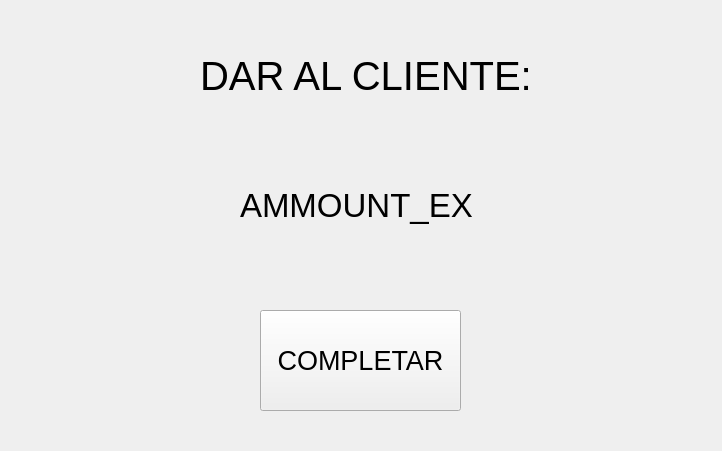
<?xml version="1.0" encoding="UTF-8"?>
<ui version="4.0">
 <class>Form</class>
 <widget class="QWidget" name="Form">
  <property name="geometry">
   <rect>
    <x>0</x>
    <y>0</y>
    <width>722</width>
    <height>451</height>
   </rect>
  </property>
  <property name="windowTitle">
   <string>Form</string>
  </property>
  <widget class="QLabel" name="label">
   <property name="geometry">
    <rect>
     <x>200</x>
     <y>30</y>
     <width>331</width>
     <height>91</height>
    </rect>
   </property>
   <property name="font">
    <font>
     <pointsize>30</pointsize>
    </font>
   </property>
   <property name="text">
    <string>DAR AL CLIENTE:</string>
   </property>
  </widget>
  <widget class="QLabel" name="exhange_total_label">
   <property name="geometry">
    <rect>
     <x>240</x>
     <y>160</y>
     <width>351</width>
     <height>91</height>
    </rect>
   </property>
   <property name="font">
    <font>
     <pointsize>25</pointsize>
    </font>
   </property>
   <property name="text">
    <string>AMMOUNT_EX</string>
   </property>
  </widget>
  <widget class="QPushButton" name="complete_button">
   <property name="geometry">
    <rect>
     <x>260</x>
     <y>310</y>
     <width>201</width>
     <height>101</height>
    </rect>
   </property>
   <property name="font">
    <font>
     <pointsize>20</pointsize>
    </font>
   </property>
   <property name="text">
    <string>COMPLETAR</string>
   </property>
  </widget>
 </widget>
 <resources/>
 <connections/>
</ui>
